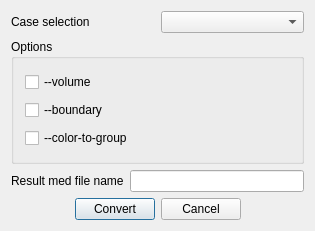
<ui version="4.0" >
 <class>ECSConversionDialog</class>
 <widget class="QDialog" name="ECSConversionDialog" >
  <property name="geometry" >
   <rect>
    <x>0</x>
    <y>0</y>
    <width>315</width>
    <height>231</height>
   </rect>
  </property>
  <property name="windowTitle" >
   <string>Mesh convertion to MED</string>
  </property>
  <layout class="QVBoxLayout" name="verticalLayout_2" >
   <item>
    <layout class="QHBoxLayout" >
     <item>
      <widget class="QLabel" name="CaseLabel" >
       <property name="text" >
        <string>Case selection</string>
       </property>
       <property name="wordWrap" >
        <bool>false</bool>
       </property>
      </widget>
     </item>
     <item>
      <widget class="QComboBox" name="CaseCB" />
     </item>
    </layout>
   </item>
   <item>
    <widget class="QGroupBox" name="OptionsGroup" >
     <property name="title" >
      <string>Options</string>
     </property>
     <layout class="QVBoxLayout" name="verticalLayout" >
      <item>
       <widget class="QCheckBox" name="VolOptButton" >
        <property name="text" >
         <string>--volume</string>
        </property>
       </widget>
      </item>
      <item>
       <widget class="QCheckBox" name="BordOptButton" >
        <property name="text" >
         <string>--boundary</string>
        </property>
       </widget>
      </item>
      <item>
       <widget class="QCheckBox" name="Color2GroupButton" >
        <property name="text" >
         <string>--color-to-group</string>
        </property>
       </widget>
      </item>
     </layout>
    </widget>
   </item>
   <item>
    <layout class="QHBoxLayout" >
     <item>
      <widget class="QLabel" name="ResultLabel" >
       <property name="text" >
        <string>Result med file name</string>
       </property>
       <property name="wordWrap" >
        <bool>false</bool>
       </property>
      </widget>
     </item>
     <item>
      <widget class="QLineEdit" name="ResultNameLE" />
     </item>
    </layout>
   </item>
   <item>
    <layout class="QHBoxLayout" >
     <item>
      <spacer name="spacer2_2" >
       <property name="orientation" >
        <enum>Qt::Horizontal</enum>
       </property>
       <property name="sizeType" >
        <enum>QSizePolicy::Expanding</enum>
       </property>
       <property name="sizeHint" stdset="0" >
        <size>
         <width>61</width>
         <height>20</height>
        </size>
       </property>
      </spacer>
     </item>
     <item>
      <widget class="QPushButton" name="ConvertBtn" >
       <property name="text" >
        <string>Convert</string>
       </property>
      </widget>
     </item>
     <item>
      <widget class="QPushButton" name="CancelBtn" >
       <property name="text" >
        <string>Cancel</string>
       </property>
      </widget>
     </item>
     <item>
      <spacer name="spacer2" >
       <property name="orientation" >
        <enum>Qt::Horizontal</enum>
       </property>
       <property name="sizeType" >
        <enum>QSizePolicy::Expanding</enum>
       </property>
       <property name="sizeHint" stdset="0" >
        <size>
         <width>61</width>
         <height>20</height>
        </size>
       </property>
      </spacer>
     </item>
    </layout>
   </item>
  </layout>
 </widget>
 <layoutdefault spacing="6" margin="11" />
 <pixmapfunction>qPixmapFromMimeSource</pixmapfunction>
 <resources/>
 <connections>
  <connection>
   <sender>CancelBtn</sender>
   <signal>clicked()</signal>
   <receiver>ECSConversionDialog</receiver>
   <slot>reject()</slot>
   <hints>
    <hint type="sourcelabel" >
     <x>20</x>
     <y>20</y>
    </hint>
    <hint type="destinationlabel" >
     <x>20</x>
     <y>20</y>
    </hint>
   </hints>
  </connection>
  <connection>
   <sender>ConvertBtn</sender>
   <signal>clicked()</signal>
   <receiver>ECSConversionDialog</receiver>
   <slot>accept()</slot>
   <hints>
    <hint type="sourcelabel" >
     <x>20</x>
     <y>20</y>
    </hint>
    <hint type="destinationlabel" >
     <x>20</x>
     <y>20</y>
    </hint>
   </hints>
  </connection>
 </connections>
</ui>
